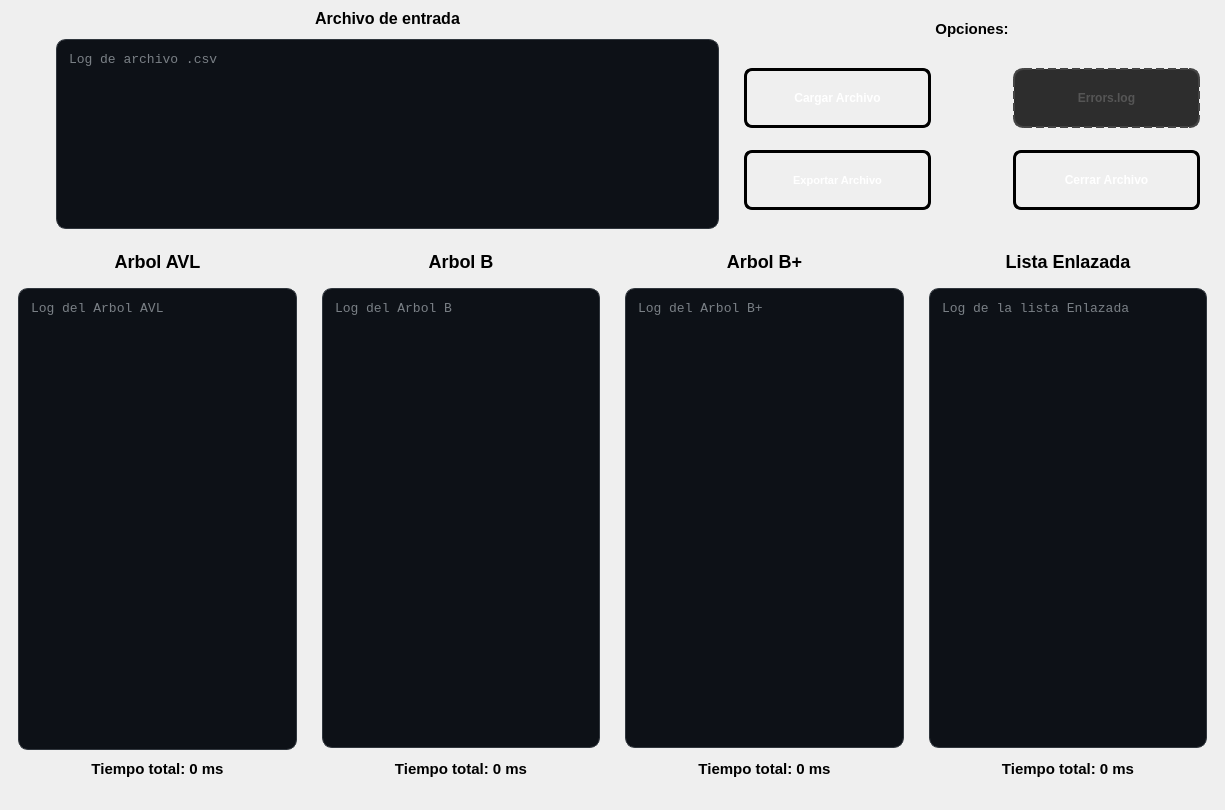
<?xml version="1.0" encoding="UTF-8"?>
<ui version="4.0">
 <class>PantallaPrincipal</class>
 <widget class="QWidget" name="PantallaPrincipal">
  <property name="geometry">
   <rect>
    <x>0</x>
    <y>0</y>
    <width>1225</width>
    <height>810</height>
   </rect>
  </property>
  <property name="windowTitle">
   <string>Form</string>
  </property>
  <layout class="QVBoxLayout" name="verticalLayout_2">
   <property name="spacing">
    <number>5</number>
   </property>
   <property name="leftMargin">
    <number>3</number>
   </property>
   <property name="topMargin">
    <number>3</number>
   </property>
   <property name="rightMargin">
    <number>3</number>
   </property>
   <property name="bottomMargin">
    <number>3</number>
   </property>
   <item>
    <layout class="QHBoxLayout" name="horizontalLayout">
     <property name="spacing">
      <number>3</number>
     </property>
     <item>
      <widget class="QWidget" name="widget_2" native="true">
       <property name="minimumSize">
        <size>
         <width>50</width>
         <height>210</height>
        </size>
       </property>
       <property name="maximumSize">
        <size>
         <width>16777215</width>
         <height>210</height>
        </size>
       </property>
      </widget>
     </item>
     <item>
      <layout class="QVBoxLayout" name="verticalLayout">
       <item>
        <widget class="QLabel" name="labelEntrada">
         <property name="minimumSize">
          <size>
           <width>120</width>
           <height>30</height>
          </size>
         </property>
         <property name="maximumSize">
          <size>
           <width>16777215</width>
           <height>30</height>
          </size>
         </property>
         <property name="styleSheet">
          <string notr="true">QLabel#labelEntrada {        
 
    color: qlineargradient(x1:0, y1:0, x2:1, y2:1, 
	stop:0 rgb(0, 0, 0), 
	stop:1 rgb(77, 5, 57));

  	 font-size: 16px;
    font-weight: bold;
    font-family: &quot;Segoe UI&quot;, Arial;
    
    background: transparent;
    padding: 2px;
    margin-bottom: 5px;
}

</string>
         </property>
         <property name="text">
          <string>Archivo de entrada</string>
         </property>
         <property name="alignment">
          <set>Qt::AlignmentFlag::AlignCenter</set>
         </property>
        </widget>
       </item>
       <item>
        <widget class="QTextEdit" name="textEditCsv">
         <property name="minimumSize">
          <size>
           <width>500</width>
           <height>185</height>
          </size>
         </property>
         <property name="maximumSize">
          <size>
           <width>16777215</width>
           <height>190</height>
          </size>
         </property>
         <property name="styleSheet">
          <string notr="true">QTextEdit#textEditCsv {
    background-color: #0D1117;   
    color: #E6EDF3;               
    border: 1px solid #30363D;     
    border-radius: 10px;          
    padding: 8px;
    font-family: Consolas, monospace;
    font-size: 13px;
}</string>
         </property>
         <property name="placeholderText">
          <string>Log de archivo .csv</string>
         </property>
        </widget>
       </item>
      </layout>
     </item>
     <item>
      <widget class="QWidget" name="widget_3" native="true">
       <property name="minimumSize">
        <size>
         <width>500</width>
         <height>210</height>
        </size>
       </property>
       <property name="maximumSize">
        <size>
         <width>16777215</width>
         <height>210</height>
        </size>
       </property>
       <layout class="QVBoxLayout" name="verticalLayout_3">
        <property name="spacing">
         <number>4</number>
        </property>
        <property name="leftMargin">
         <number>4</number>
        </property>
        <property name="topMargin">
         <number>4</number>
        </property>
        <property name="rightMargin">
         <number>4</number>
        </property>
        <property name="bottomMargin">
         <number>4</number>
        </property>
        <item>
         <widget class="QLabel" name="labelOptions">
          <property name="minimumSize">
           <size>
            <width>0</width>
            <height>30</height>
           </size>
          </property>
          <property name="styleSheet">
           <string notr="true">QLabel#labelOptions {        
 
    color: qlineargradient(x1:0, y1:0, x2:1, y2:1, 
	stop:0 rgb(0, 0, 0), 
	stop:1 rgb(8, 2, 48));

  	 font-size: 15px;
    font-weight: bold;
    font-family: &quot;Segoe UI&quot;, Arial;
    
    background: transparent;
    padding: 2px;
    margin-bottom: 5px;
}

</string>
          </property>
          <property name="text">
           <string>Opciones:</string>
          </property>
          <property name="alignment">
           <set>Qt::AlignmentFlag::AlignCenter</set>
          </property>
         </widget>
        </item>
        <item>
         <widget class="QWidget" name="widget_4" native="true">
          <property name="minimumSize">
           <size>
            <width>0</width>
            <height>175</height>
           </size>
          </property>
          <layout class="QVBoxLayout" name="verticalLayout_8">
           <item>
            <widget class="QWidget" name="widget_9" native="true">
             <property name="minimumSize">
              <size>
               <width>65</width>
               <height>0</height>
              </size>
             </property>
             <layout class="QHBoxLayout" name="horizontalLayout_3">
              <item>
               <widget class="QPushButton" name="btnCargar">
                <property name="minimumSize">
                 <size>
                  <width>160</width>
                  <height>60</height>
                 </size>
                </property>
                <property name="styleSheet">
                 <string notr="true">QPushButton#btnCargar {
    background-color: qlineargradient(spread:pad, x1:0, y1:0, x2:1, y2:1, 
                        stop:0 rgb(50, 143, 42), 
                        stop:1 rgb(255, 163, 72));
    
    border: 3px solid black;
    border-radius: 8px;
    
    color: white;
    font-family: &quot;Arial Black&quot;, Gadget, sans-serif;
    font-size: 12px;
    font-weight: bold;
    text-transform: uppercase;
    
    padding: 10px 25px;
}

QPushButton#btnCargar:hover {
    background-color: qlineargradient(spread:pad, x1:0, y1:0, x2:1, y2:1, 
                        stop:0 rgba(41, 128, 185, 255), 
                        stop:1 rgba(142, 68, 173, 255));
    border-color: #f1c40f;
}


QPushButton#btnCargar:pressed {
    background-color: #2c3e50;
    padding-top: 12px;
    padding-left: 27px;
}</string>
                </property>
                <property name="text">
                 <string>Cargar Archivo</string>
                </property>
               </widget>
              </item>
              <item>
               <widget class="QWidget" name="widget_14" native="true">
                <property name="minimumSize">
                 <size>
                  <width>70</width>
                  <height>0</height>
                 </size>
                </property>
                <property name="maximumSize">
                 <size>
                  <width>70</width>
                  <height>16777215</height>
                 </size>
                </property>
               </widget>
              </item>
              <item>
               <widget class="QPushButton" name="btnErrores">
                <property name="enabled">
                 <bool>false</bool>
                </property>
                <property name="minimumSize">
                 <size>
                  <width>0</width>
                  <height>60</height>
                 </size>
                </property>
                <property name="styleSheet">
                 <string notr="true">QPushButton#btnErrores {
    background-color: qlineargradient(spread:pad, x1:0, y1:0, x2:1, y2:1, 
                        stop:0 rgb(136, 5, 29)
                        stop:1 rgb(246, 211, 45));
    
    border: 3px solid black;
    border-radius: 10px;
    
    color: white;
    font-family: &quot;Arial Black&quot;, Gadget, sans-serif;
    font-size: 12px;
    font-weight: bold;
    text-transform: uppercase;
    
    padding: 10px 25px;
}

QPushButton#btnErrores:hover {
    background-color: qlineargradient(spread:pad, x1:0, y1:0, x2:1, y2:1, 
                        stop:0 rgb(9, 147, 29), 
                        stop:1 rgb(94, 92, 100));
    border-color: #f1c40f;
}


QPushButton#btnErrores:pressed {
    background-color: #2c3e50;
    padding-top: 12px;
    padding-left: 27px;
}

QPushButton#btnErrores:disabled {
    background: #2d2d2d; 
    color: #555555;
    border: 2px dashed #444444; 
    border-radius: 10px;
}</string>
                </property>
                <property name="text">
                 <string>Errors.log</string>
                </property>
               </widget>
              </item>
             </layout>
            </widget>
           </item>
           <item>
            <widget class="QWidget" name="widget_10" native="true">
             <property name="minimumSize">
              <size>
               <width>60</width>
               <height>0</height>
              </size>
             </property>
             <layout class="QHBoxLayout" name="horizontalLayout_4">
              <item>
               <widget class="QPushButton" name="btnExportar">
                <property name="minimumSize">
                 <size>
                  <width>0</width>
                  <height>60</height>
                 </size>
                </property>
                <property name="styleSheet">
                 <string notr="true">QPushButton#btnExportar {
    background-color: qlineargradient(spread:pad, x1:0, y1:0, x2:1, y2:1, 
                        stop:0 rgb(8, 2, 48), 
                        stop:1 rgb(255, 163, 72));
    
    border: 3px solid black;
    border-radius: 8px;
    
    color: white;
    font-family: &quot;Arial Black&quot;, Gadget, sans-serif;
    font-size: 11px;
    font-weight: bold;
    text-transform: uppercase;
    
    padding: 10px 25px;
}

QPushButton#btnExportar:hover {
    background-color: qlineargradient(spread:pad, x1:0, y1:0, x2:1, y2:1, 
                        stop:0 rgba(41, 128, 185, 255), 
                        stop:1 rgba(142, 68, 173, 255));
    border-color: #f1c40f;
}


QPushButton#btnExportar:pressed {
    background-color: #2c3e50;
    padding-top: 12px;
    padding-left: 27px;
}</string>
                </property>
                <property name="text">
                 <string>Exportar Archivo</string>
                </property>
               </widget>
              </item>
              <item>
               <widget class="QWidget" name="widget_13" native="true">
                <property name="minimumSize">
                 <size>
                  <width>70</width>
                  <height>0</height>
                 </size>
                </property>
                <property name="maximumSize">
                 <size>
                  <width>70</width>
                  <height>16777215</height>
                 </size>
                </property>
               </widget>
              </item>
              <item>
               <widget class="QPushButton" name="btnCerrar">
                <property name="minimumSize">
                 <size>
                  <width>0</width>
                  <height>60</height>
                 </size>
                </property>
                <property name="styleSheet">
                 <string notr="true">
QPushButton#btnCerrar {
    background-color: qlineargradient(spread:pad, x1:0, y1:0, x2:1, y2:1, 
                        stop:0 rgb(77, 5, 57), 
                        stop:1 rgb(232, 15, 15));
    
    border: 3px solid black;
    border-radius: 8px;
    
    color: white;
    font-family: &quot;Arial Black&quot;, Gadget, sans-serif;
    font-size: 12px;
    font-weight: bold;
    text-transform: uppercase;
    
    padding: 10px 25px;
}

QPushButton#btnCerrar:hover {
    background-color: qlineargradient(spread:pad, x1:0, y1:0, x2:1, y2:1, 
                        stop:0 rgb(9, 147, 29), 
                        stop:1 rgb(94, 92, 100));
    border-color: #f1c40f;
}


QPushButton#btnCerrar:pressed {
    background-color: #2c3e50;
    padding-top: 12px;
    padding-left: 27px;
}

QPushButton#btnCerrar:disabled {
    background: #2d2d2d; 
    color: #555555;
    border: 2px dashed #444444; 
    border-radius: 10px;
}</string>
                </property>
                <property name="text">
                 <string>Cerrar Archivo</string>
                </property>
               </widget>
              </item>
             </layout>
            </widget>
           </item>
          </layout>
         </widget>
        </item>
       </layout>
      </widget>
     </item>
    </layout>
   </item>
   <item>
    <widget class="QWidget" name="widget" native="true">
     <property name="minimumSize">
      <size>
       <width>450</width>
       <height>565</height>
      </size>
     </property>
     <property name="maximumSize">
      <size>
       <width>16777215</width>
       <height>560</height>
      </size>
     </property>
     <property name="styleSheet">
      <string notr="true"/>
     </property>
     <layout class="QHBoxLayout" name="horizontalLayout_2">
      <property name="spacing">
       <number>5</number>
      </property>
      <property name="leftMargin">
       <number>5</number>
      </property>
      <property name="topMargin">
       <number>5</number>
      </property>
      <property name="rightMargin">
       <number>5</number>
      </property>
      <property name="bottomMargin">
       <number>5</number>
      </property>
      <item>
       <widget class="QWidget" name="widget_content_1" native="true">
        <property name="minimumSize">
         <size>
          <width>290</width>
          <height>550</height>
         </size>
        </property>
        <layout class="QVBoxLayout" name="verticalLayout_4">
         <property name="spacing">
          <number>4</number>
         </property>
         <property name="leftMargin">
          <number>5</number>
         </property>
         <property name="topMargin">
          <number>5</number>
         </property>
         <property name="rightMargin">
          <number>5</number>
         </property>
         <property name="bottomMargin">
          <number>5</number>
         </property>
         <item>
          <widget class="QLabel" name="labelAvl">
           <property name="styleSheet">
            <string notr="true">QLabel#labelAvl {        
 
    color: qlineargradient(x1:0, y1:0, x2:1, y2:1, 
	stop:0 rgb(0, 0, 0), 
	stop:1 rgb(77, 5, 57));

  	 font-size: 18px;
    font-weight: bold;
    font-family: &quot;Segoe UI&quot;, Arial;
    
    background: transparent;
    padding: 2px;
    margin-bottom: 5px;
}

</string>
           </property>
           <property name="text">
            <string>Arbol AVL</string>
           </property>
           <property name="alignment">
            <set>Qt::AlignmentFlag::AlignCenter</set>
           </property>
          </widget>
         </item>
         <item>
          <widget class="QWidget" name="widget_5" native="true">
           <property name="minimumSize">
            <size>
             <width>120</width>
             <height>505</height>
            </size>
           </property>
           <layout class="QVBoxLayout" name="verticalLayout_9">
            <property name="spacing">
             <number>4</number>
            </property>
            <property name="leftMargin">
             <number>5</number>
            </property>
            <property name="topMargin">
             <number>5</number>
            </property>
            <property name="rightMargin">
             <number>5</number>
            </property>
            <property name="bottomMargin">
             <number>5</number>
            </property>
            <item>
             <widget class="QTextEdit" name="textEditAvl">
              <property name="minimumSize">
               <size>
                <width>260</width>
                <height>400</height>
               </size>
              </property>
              <property name="styleSheet">
               <string notr="true">QTextEdit#textEditAvl {
    background-color: #0D1117;   
    color: #E6EDF3;               
    border: 1px solid #30363D;     
    border-radius: 10px;          
    padding: 8px;
    font-family: Consolas, monospace;
    font-size: 13px;
}</string>
              </property>
              <property name="placeholderText">
               <string>Log del Arbol AVL</string>
              </property>
             </widget>
            </item>
            <item>
             <widget class="QLabel" name="labelTiempoAvl">
              <property name="minimumSize">
               <size>
                <width>50</width>
                <height>35</height>
               </size>
              </property>
              <property name="styleSheet">
               <string notr="true">QLabel#labelTiempoAvl {        
 
    color: qlineargradient(x1:0, y1:0, x2:1, y2:1, 
	stop:0 rgb(0, 0, 0), 
	stop:1 rgb(8, 2, 48));

  	 font-size: 15px;
    font-weight: bold;
    font-family: &quot;Segoe UI&quot;, Arial;
    
    background: transparent;
    padding: 2px;
    margin-bottom: 5px;
}

</string>
              </property>
              <property name="text">
               <string>Tiempo total: 0 ms</string>
              </property>
              <property name="alignment">
               <set>Qt::AlignmentFlag::AlignCenter</set>
              </property>
             </widget>
            </item>
           </layout>
          </widget>
         </item>
        </layout>
       </widget>
      </item>
      <item>
       <widget class="QWidget" name="widget_content_2" native="true">
        <property name="minimumSize">
         <size>
          <width>290</width>
          <height>550</height>
         </size>
        </property>
        <layout class="QVBoxLayout" name="verticalLayout_5">
         <property name="spacing">
          <number>4</number>
         </property>
         <property name="leftMargin">
          <number>5</number>
         </property>
         <property name="topMargin">
          <number>5</number>
         </property>
         <property name="rightMargin">
          <number>5</number>
         </property>
         <property name="bottomMargin">
          <number>5</number>
         </property>
         <item>
          <widget class="QLabel" name="labelB">
           <property name="styleSheet">
            <string notr="true">QLabel#labelB {        
 
    color: qlineargradient(x1:0, y1:0, x2:1, y2:1, 
	stop:0 rgb(0, 0, 0), 
	stop:1 rgb(77, 5, 57));

  	 font-size: 18px;
    font-weight: bold;
    font-family: &quot;Segoe UI&quot;, Arial;
    
    background: transparent;
    padding: 2px;
    margin-bottom: 5px;
}

</string>
           </property>
           <property name="text">
            <string>Arbol B</string>
           </property>
           <property name="alignment">
            <set>Qt::AlignmentFlag::AlignCenter</set>
           </property>
          </widget>
         </item>
         <item>
          <widget class="QWidget" name="widget_6" native="true">
           <property name="minimumSize">
            <size>
             <width>120</width>
             <height>505</height>
            </size>
           </property>
           <layout class="QVBoxLayout" name="verticalLayout_10">
            <property name="leftMargin">
             <number>5</number>
            </property>
            <property name="topMargin">
             <number>5</number>
            </property>
            <property name="rightMargin">
             <number>5</number>
            </property>
            <property name="bottomMargin">
             <number>5</number>
            </property>
            <item>
             <widget class="QTextEdit" name="textEditB">
              <property name="minimumSize">
               <size>
                <width>260</width>
                <height>400</height>
               </size>
              </property>
              <property name="styleSheet">
               <string notr="true">QTextEdit#textEditB{
    background-color: #0D1117;   
    color: #E6EDF3;               
    border: 1px solid #30363D;     
    border-radius: 10px;          
    padding: 8px;
    font-family: Consolas, monospace;
    font-size: 13px;
}</string>
              </property>
              <property name="placeholderText">
               <string>Log del Arbol B</string>
              </property>
             </widget>
            </item>
            <item>
             <widget class="QLabel" name="labelTiempoB">
              <property name="minimumSize">
               <size>
                <width>50</width>
                <height>35</height>
               </size>
              </property>
              <property name="styleSheet">
               <string notr="true">QLabel#labelTiempoB {        
 
    color: qlineargradient(x1:0, y1:0, x2:1, y2:1, 
	stop:0 rgb(0, 0, 0), 
	stop:1 rgb(8, 2, 48));

  	 font-size: 15px;
    font-weight: bold;
    font-family: &quot;Segoe UI&quot;, Arial;
    
    background: transparent;
    padding: 2px;
    margin-bottom: 5px;
}

</string>
              </property>
              <property name="text">
               <string>Tiempo total: 0 ms</string>
              </property>
              <property name="alignment">
               <set>Qt::AlignmentFlag::AlignCenter</set>
              </property>
             </widget>
            </item>
           </layout>
          </widget>
         </item>
        </layout>
       </widget>
      </item>
      <item>
       <widget class="QWidget" name="widget_content_3" native="true">
        <property name="minimumSize">
         <size>
          <width>290</width>
          <height>550</height>
         </size>
        </property>
        <layout class="QVBoxLayout" name="verticalLayout_6">
         <property name="spacing">
          <number>4</number>
         </property>
         <property name="leftMargin">
          <number>5</number>
         </property>
         <property name="topMargin">
          <number>5</number>
         </property>
         <property name="rightMargin">
          <number>5</number>
         </property>
         <property name="bottomMargin">
          <number>5</number>
         </property>
         <item>
          <widget class="QLabel" name="labelBMas">
           <property name="styleSheet">
            <string notr="true">QLabel#labelBMas {        
 
    color: qlineargradient(x1:0, y1:0, x2:1, y2:1, 
	stop:0 rgb(0, 0, 0), 
	stop:1 rgb(77, 5, 57));

  	 font-size: 18px;
    font-weight: bold;
    font-family: &quot;Segoe UI&quot;, Arial;
    
    background: transparent;
    padding: 2px;
    margin-bottom: 5px;
}

</string>
           </property>
           <property name="text">
            <string>Arbol B+</string>
           </property>
           <property name="alignment">
            <set>Qt::AlignmentFlag::AlignCenter</set>
           </property>
          </widget>
         </item>
         <item>
          <widget class="QWidget" name="widget_7" native="true">
           <property name="minimumSize">
            <size>
             <width>120</width>
             <height>505</height>
            </size>
           </property>
           <layout class="QVBoxLayout" name="verticalLayout_11">
            <property name="leftMargin">
             <number>5</number>
            </property>
            <property name="topMargin">
             <number>5</number>
            </property>
            <property name="rightMargin">
             <number>5</number>
            </property>
            <property name="bottomMargin">
             <number>5</number>
            </property>
            <item>
             <widget class="QTextEdit" name="textEditBMas">
              <property name="minimumSize">
               <size>
                <width>260</width>
                <height>400</height>
               </size>
              </property>
              <property name="styleSheet">
               <string notr="true">QTextEdit#textEditBMas {
    background-color: #0D1117;   
    color: #E6EDF3;               
    border: 1px solid #30363D;     
    border-radius: 10px;          
    padding: 8px;
    font-family: Consolas, monospace;
    font-size: 13px;
}</string>
              </property>
              <property name="placeholderText">
               <string>Log del Arbol B+</string>
              </property>
             </widget>
            </item>
            <item>
             <widget class="QLabel" name="labelTiempoBMas">
              <property name="minimumSize">
               <size>
                <width>50</width>
                <height>35</height>
               </size>
              </property>
              <property name="styleSheet">
               <string notr="true">QLabel#labelTiempoBMas {        
 
    color: qlineargradient(x1:0, y1:0, x2:1, y2:1, 
	stop:0 rgb(0, 0, 0), 
	stop:1 rgb(8, 2, 48));

  	 font-size: 15px;
    font-weight: bold;
    font-family: &quot;Segoe UI&quot;, Arial;
    
    background: transparent;
    padding: 2px;
    margin-bottom: 5px;
}

</string>
              </property>
              <property name="text">
               <string>Tiempo total: 0 ms</string>
              </property>
              <property name="alignment">
               <set>Qt::AlignmentFlag::AlignCenter</set>
              </property>
             </widget>
            </item>
           </layout>
          </widget>
         </item>
        </layout>
       </widget>
      </item>
      <item>
       <widget class="QWidget" name="widget_content_4" native="true">
        <property name="minimumSize">
         <size>
          <width>290</width>
          <height>550</height>
         </size>
        </property>
        <layout class="QVBoxLayout" name="verticalLayout_7">
         <property name="spacing">
          <number>4</number>
         </property>
         <property name="leftMargin">
          <number>5</number>
         </property>
         <property name="topMargin">
          <number>5</number>
         </property>
         <property name="rightMargin">
          <number>5</number>
         </property>
         <property name="bottomMargin">
          <number>5</number>
         </property>
         <item>
          <widget class="QLabel" name="labelLista">
           <property name="styleSheet">
            <string notr="true">QLabel#labelLista {        
 
    color: qlineargradient(x1:0, y1:0, x2:1, y2:1, 
	stop:0 rgb(0, 0, 0), 
	stop:1 rgb(77, 5, 57));

  	 font-size: 18px;
    font-weight: bold;
    font-family: &quot;Segoe UI&quot;, Arial;
    
    background: transparent;
    padding: 2px;
    margin-bottom: 5px;
}

</string>
           </property>
           <property name="text">
            <string>Lista Enlazada</string>
           </property>
           <property name="alignment">
            <set>Qt::AlignmentFlag::AlignCenter</set>
           </property>
          </widget>
         </item>
         <item>
          <widget class="QWidget" name="widget_8" native="true">
           <property name="minimumSize">
            <size>
             <width>120</width>
             <height>505</height>
            </size>
           </property>
           <layout class="QVBoxLayout" name="verticalLayout_12">
            <property name="leftMargin">
             <number>5</number>
            </property>
            <property name="topMargin">
             <number>5</number>
            </property>
            <property name="rightMargin">
             <number>5</number>
            </property>
            <property name="bottomMargin">
             <number>5</number>
            </property>
            <item>
             <widget class="QTextEdit" name="textEditLista">
              <property name="minimumSize">
               <size>
                <width>260</width>
                <height>400</height>
               </size>
              </property>
              <property name="styleSheet">
               <string notr="true">QTextEdit#textEditLista {
    background-color: #0D1117;   
    color: #E6EDF3;               
    border: 1px solid #30363D;     
    border-radius: 10px;          
    padding: 8px;
    font-family: Consolas, monospace;
    font-size: 13px;
}</string>
              </property>
              <property name="placeholderText">
               <string>Log de la lista Enlazada</string>
              </property>
             </widget>
            </item>
            <item>
             <widget class="QLabel" name="labelTiempoLista">
              <property name="minimumSize">
               <size>
                <width>50</width>
                <height>35</height>
               </size>
              </property>
              <property name="styleSheet">
               <string notr="true">QLabel#labelTiempoLista {        
 
    color: qlineargradient(x1:0, y1:0, x2:1, y2:1, 
	stop:0 rgb(0, 0, 0), 
	stop:1 rgb(8, 2, 48));

  	 font-size: 15px;
    font-weight: bold;
    font-family: &quot;Segoe UI&quot;, Arial;
    
    background: transparent;
    padding: 2px;
    margin-bottom: 5px;
}

</string>
              </property>
              <property name="text">
               <string>Tiempo total: 0 ms</string>
              </property>
              <property name="alignment">
               <set>Qt::AlignmentFlag::AlignCenter</set>
              </property>
             </widget>
            </item>
           </layout>
          </widget>
         </item>
        </layout>
       </widget>
      </item>
     </layout>
    </widget>
   </item>
  </layout>
 </widget>
 <resources/>
 <connections/>
</ui>
